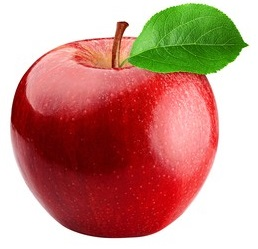
#> input picture tao.jpg, 258 x 249 px
$ python contour.py
#> lines starting #> are read from the running program, lines starting #| are printed output that depends on the picture; after the words box and inside, x2 and y2 are one past the last pixel; in counts of white or black regions, pixels touching at a corner belong together
import cv2
import numpy as np
I = cv2.imread('tao.jpg')
#> I is the input picture: shape (249, 258, 3); mean B, G, R 134, 145.4, 199.7
cv2.imshow("Anh goc", I)
# 2. Chuyển ảnh I thành ảnh grayscale I_gray
Igray = cv2.cvtColor(I, cv2.COLOR_BGR2GRAY)
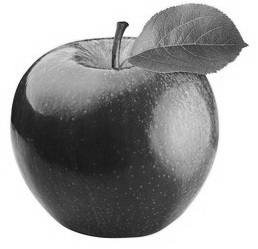
#> Igray: shape (249, 258); min 21, max 255, mean 160.3
cv2.imshow("Anh grayscale", Igray)
# 3. Chuyển từ ảnh Igray sang ảnh nhị phân I_bina
# - C1: Theo ngưỡng nhị phân
thresh, I_bina = cv2.threshold(Igray, 180, 255, cv2.THRESH_BINARY)
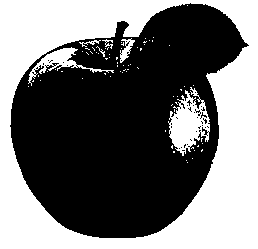
#> I_bina: shape (249, 258); 44.2% white; 74 white regions (67 under 20 px)
cv2.imshow('anh nhi phan nguong 90', I_bina)

I_copy = I.copy()
contours, hierarchy = cv2.findContours(
    I_bina, cv2.RETR_TREE, cv2.CHAIN_APPROX_SIMPLE)
#> contours = 152 contours, 143 with area under 20; largest, box (x1, y1, x2, y2) and area: (0, 0, 258, 249) 63736, (9, 2, 250, 239) 38819, (168, 87, 210, 156) 1492, (28, 47, 114, 86) 580, (120, 38, 135, 63) 136
cv2.drawContours(I_copy, contours, -1, (0, 255, 0), 3)  # vẽ trên ảnh gốc
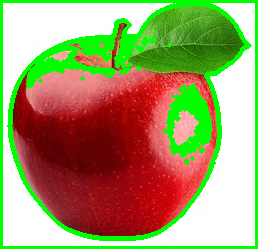
#> I_copy: shape (249, 258, 3); 16.88% of pixels changed, all inside (x1, y1, x2, y2) = (0, 0, 258, 249)
cv2.imshow('anh contour', I_copy)

# 5. Loại bỏ các contour bé
# C1:
for contour in contours:
    if cv2.contourArea(contour) > 200:
        cv2.drawContours(I_copy, [contour], -1, (0, 255, 0), 3)
#> this loop made 152 passes
#> contour on passes 1, 3, 4: [[0, 0], [0, 248], [257, 248], [257, 0]], [[187, 162]], [[186, 160]]
cv2.imshow('contours', I_copy)
# C2:
Icc = I.copy()
max_area = 0.0
for cnt in contours:
    if max_area < cv2.contourArea(cnt):
        max_area = cv2.contourArea(cnt)
#> this loop made 152 passes
#> (cnt, max_area) on pass 1: ([[0, 0], [0, 248], [257, 248], [257, 0]], 63736)
#> cnt on passes 3 to 8: [[187, 162]], [[186, 160]], [[192, 158]], [[173, 151], [173, 152], [174, 152], [174, 151]], [[194, 150]], [[202, 149], [201, 150], [201, 151], [202, 150]]
#> after the loop, max_area = 63736
for cnt in contours:
    if cv2.contourArea(cnt) > max_area/2:
        cv2.drawContours(Icc, [cnt], -1, (0, 0, 255), 2)
#> this loop made 152 passes
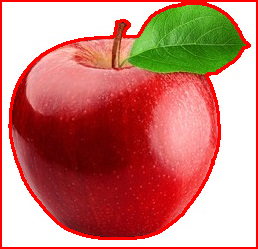
#> Icc: shape (249, 258, 3); 7.47% of pixels changed, all inside (x1, y1, x2, y2) = (0, 0, 258, 249)
cv2.imshow("bo cac contour qua nho", Icc)

cv2.waitKey()
cv2.destroyAllWindows()

$ run again, with 1.jpg copied over tao.jpg
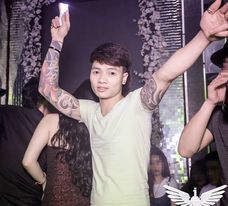
#> input picture 1.jpg, 228 x 206 px
#> I is the input picture: shape (206, 228, 3); mean B, G, R 113.8, 106.2, 121.6
#> `thresh, I_bina = cv2.threshold(Igray, 180, 255, cv2.THRESH_BINARY)`:
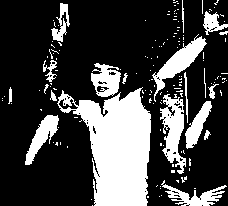
#> I_bina: shape (206, 228); 26.7% white; 152 white regions (131 under 20 px)
#> contours = 221 contours, 200 with area under 20; largest, box (x1, y1, x2, y2) and area: (57, 87, 151, 206) 6292, (160, 94, 186, 174) 1037, (152, 34, 207, 102) 902, (91, 63, 121, 97) 642, (25, 115, 59, 165) 588
#> the loop `for contour in contours:` made 221 passes
#> contour on passes 1 to 3: [[92, 205]], [[91, 199]], [[159, 196]]
#> the loop `for cnt in contours:` made 221 passes
#> max_area on passes 11, 36, 49, 81: 494, 588, 1037, 6292.5
#> after the loop `for cnt in contours:`: max_area = 6292.5
#> the loop `for cnt in contours:` made 221 passes
#> after the loop `for cnt in contours:`:
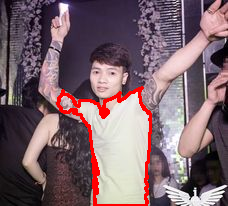
#> Icc: shape (206, 228, 3); 3.42% of pixels changed, all inside (x1, y1, x2, y2) = (56, 86, 152, 206)
